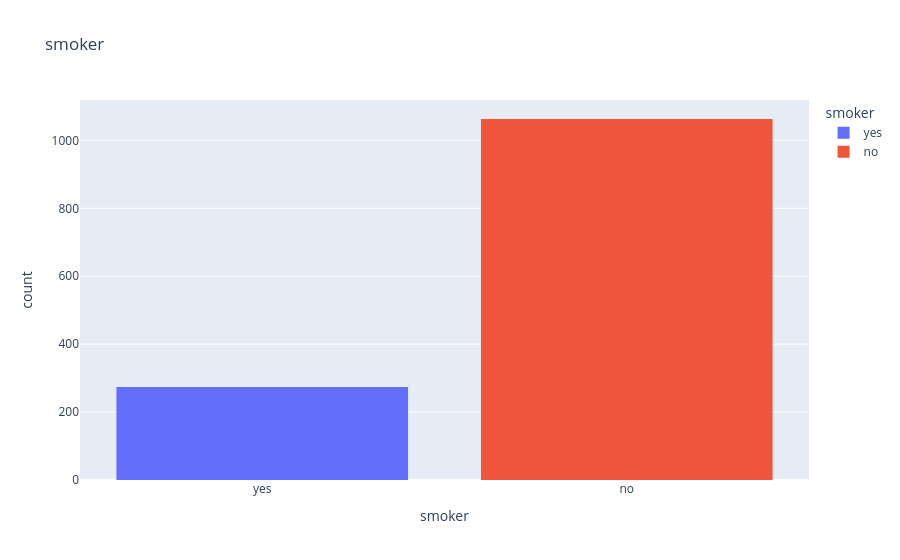

Notebook source saved alongside this figure:
### Code cell
# Histogram

px.histogram( df, x="smoker",color= "smoker",
                   title= "smoker")

### Figure 1 — Plotly figure (JSON) as saved in the notebook; plotly's stock layout.template omitted (floating-point values rounded to 4 significant figures; data arrays with more than 128 entries replaced by an {"elided": "..."} marker saying what was removed)
{"data": [{"bingroup": "x", "hovertemplate": "smoker=%{x}<br>count=%{y}<extra></extra>", "legendgroup": "yes", "marker": {"color": "#636efa", "pattern": {"shape": ""}}, "name": "yes", "orientation": "v", "showlegend": true, "type": "histogram", "x": {"elided": "274 str values"}, "xaxis": "x", "yaxis": "y"}, {"bingroup": "x", "hovertemplate": "smoker=%{x}<br>count=%{y}<extra></extra>", "legendgroup": "no", "marker": {"color": "#EF553B", "pattern": {"shape": ""}}, "name": "no", "orientation": "v", "showlegend": true, "type": "histogram", "x": {"elided": "1063 str values"}, "xaxis": "x", "yaxis": "y"}], "layout": {"barmode": "relative", "legend": {"title": {"text": "smoker"}, "tracegroupgap": 0}, "title": {"text": "smoker"}, "xaxis": {"anchor": "y", "categoryarray": ["yes", "no"], "categoryorder": "array", "domain": [0, 1], "title": {"text": "smoker"}}, "yaxis": {"anchor": "x", "domain": [0, 1], "title": {"text": "count"}}}}
